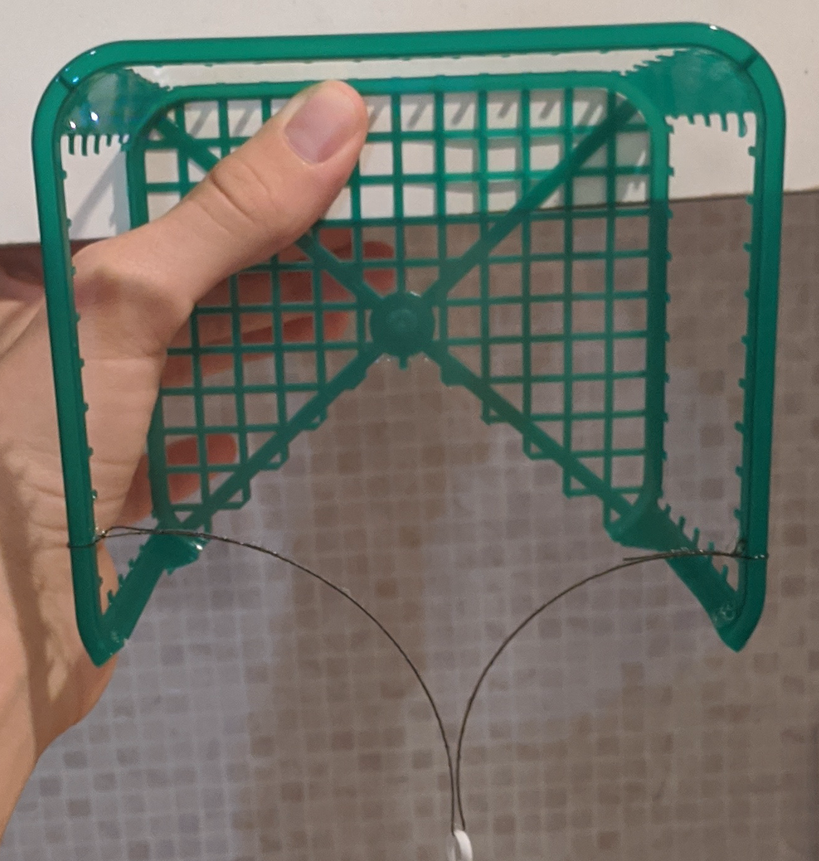
#> input picture cropped photos/01_mw552.9_ms2.48_mp0.525.png, 819 x 861 px, shrunk from 1301 x 1367 before the run; its folder holds only this picture in this run
$ python find_location_of_middle_of_cropped_photos.py
#> lines starting #> are read from the running program, lines starting #| are printed output that depends on the picture
import matplotlib.pyplot as plt
import os
import numpy as np
from scipy.signal import correlate
from scipy.ndimage import gaussian_filter
import tqdm

# I cropped the photos without writing down the location of the cropped photo in the origenal photo. so this script uses cross corelation in order to
# locate all the cropped photos in the origenal photos and writes down the locations. - runtime : around 40 minuets

b_overwrite_old = False

def to_file_format(points_arr):
    return "\n".join([", ".join(map(str, b)) for b in points_arr])


def calculate_normalised_crosscorrelation(document_image,char_image):
    document_image = document_image - np.mean(document_image)
    char_image = char_image - np.mean(char_image)
    crcr = correlate(document_image, char_image, mode="same")
    norm = correlate(document_image**2, char_image*0 + 1, mode="same")**0.5
    fitv = crcr/norm
    return fitv

for fn in tqdm.tqdm(sorted(os.listdir())):
    fn_no_extention = os.path.splitext(os.path.split(fn)[1])[0]
    if os.path.splitext(fn)[1] != ".png":
        continue
    data_cropped = plt.imread(fn)
#> data_cropped is the input picture: shape (861, 819, 4) float32; mean R, G, B, A 0.44, 0.444, 0.408, 1
    data_full = plt.imread(os.path.join("../labled photos",fn_no_extention + ".jpg"))
    crop_origin_f_name = os.path.join(os.path.dirname(fn), fn_no_extention + "crop_origin_data.txt")
    if os.path.exists(crop_origin_f_name) and not b_overwrite_old:
        continue

    ccr_r = calculate_normalised_crosscorrelation(data_full[:, :, 0], data_cropped[:, :, 0])
#> in calculate_normalised_crosscorrelation, `norm = correlate(document_image**2, char_image*0 + 1, mode="same")**0.5`:
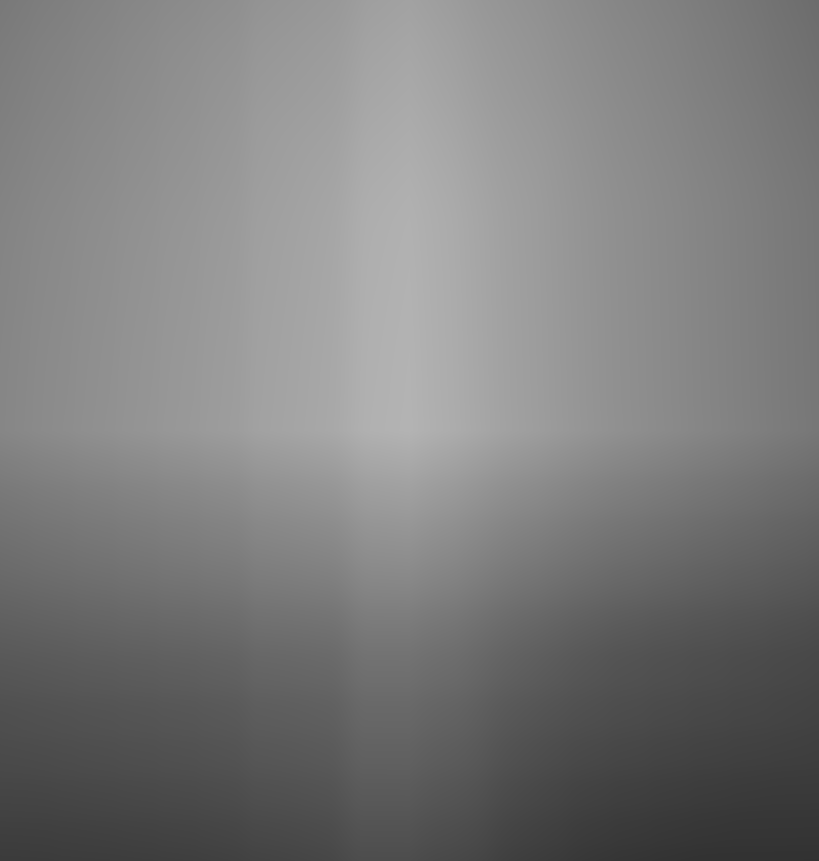
#> norm: shape (861, 819) float32; min 49.8, max 179.7, mean 124.5
    ccr_g = calculate_normalised_crosscorrelation(data_full[:, :, 1], data_cropped[:, :, 1])
#> in calculate_normalised_crosscorrelation (call 2), `document_image = document_image - np.mean(document_image)`:
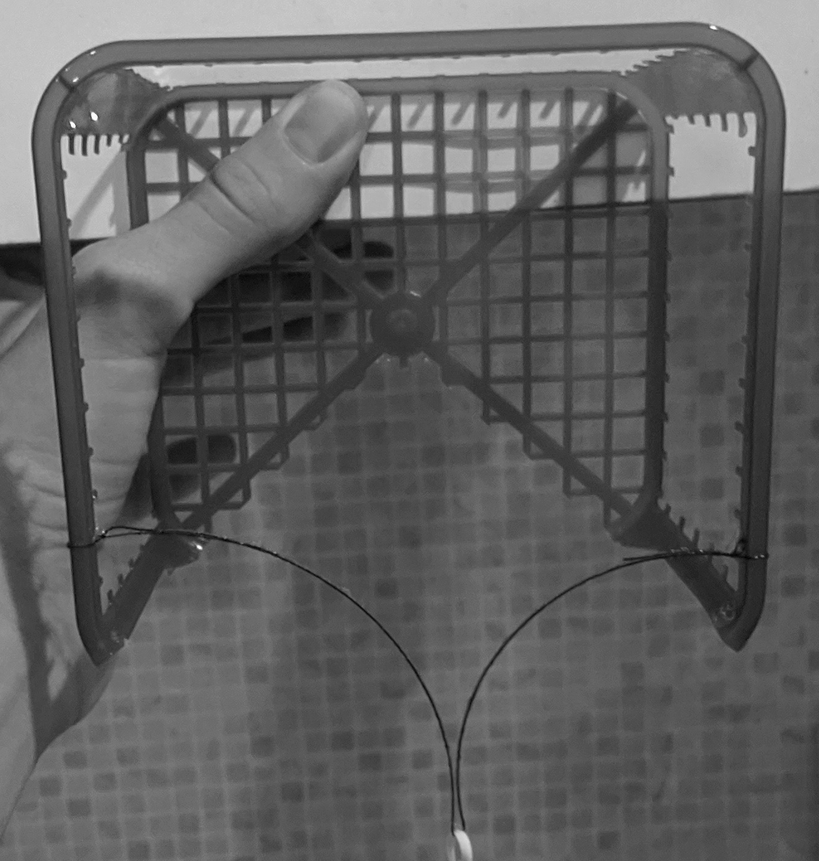
#> document_image: shape (861, 819) float32; min -0.338, max 0.556, mean -3.12e-08; drawn with min black and max white
#> in calculate_normalised_crosscorrelation (call 2), `crcr = correlate(document_image, char_image, mode="same")`:
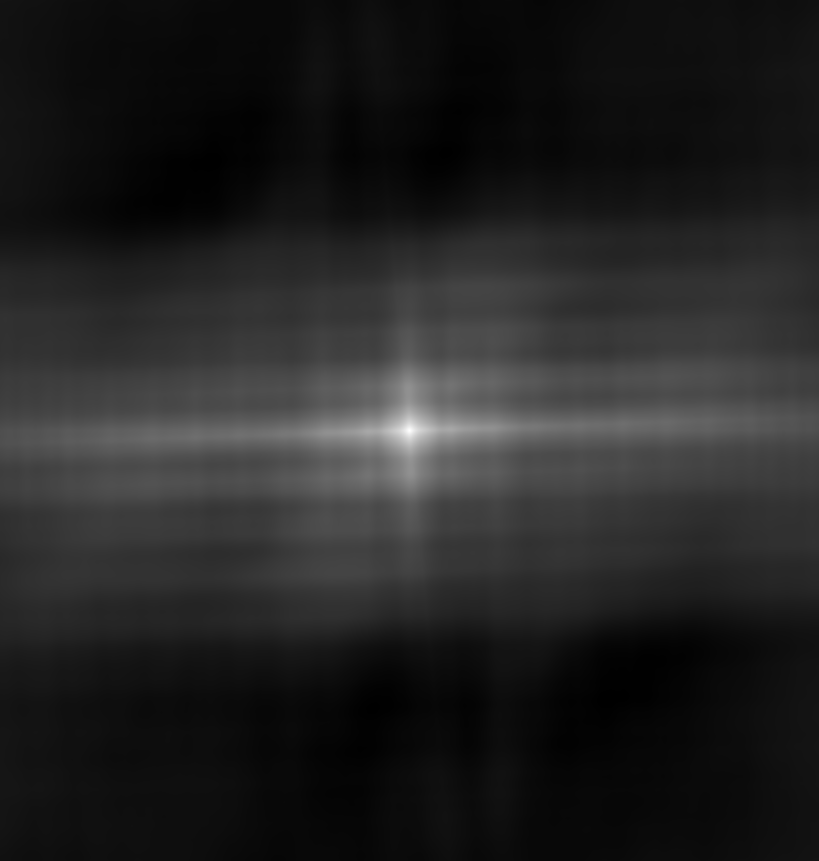
#> crcr: shape (861, 819) float32; min -1517.2, max 12380.1, mean 414.5; drawn with min black and max white
#> in calculate_normalised_crosscorrelation (call 2), `norm = correlate(document_image**2, char_image*0 + 1, mode="same")**0.5`:
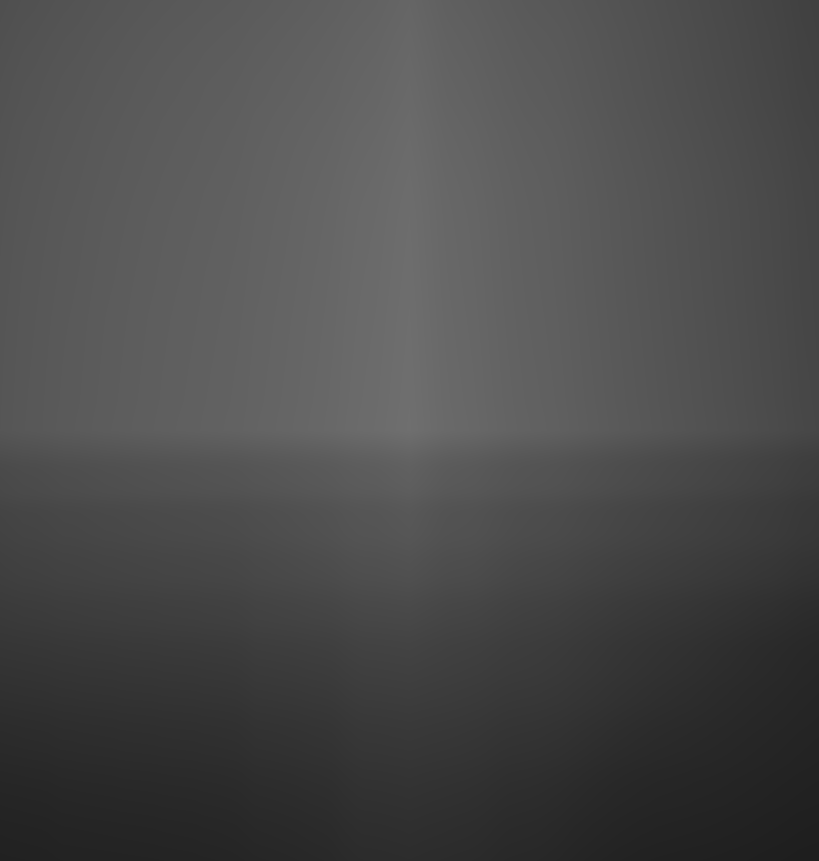
#> norm: shape (861, 819) float32; min 29.95, max 111.3, mean 75.5
#> in calculate_normalised_crosscorrelation (call 2), `fitv = crcr/norm`:
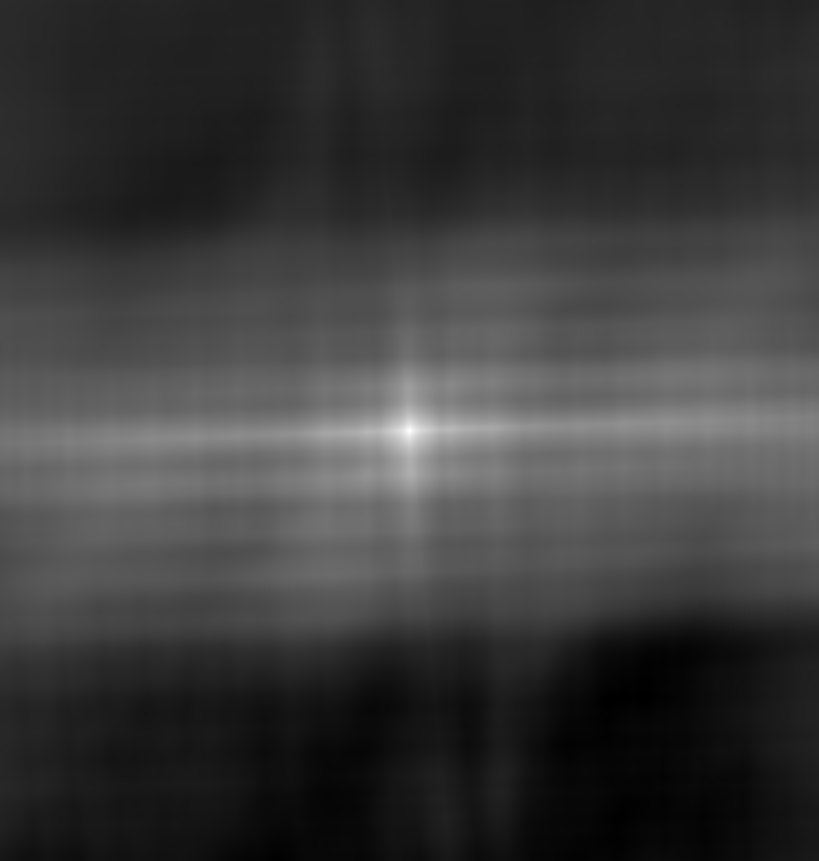
#> fitv: shape (861, 819) float32; min -30.14, max 111.3, mean 2.6; drawn with min black and max white
    ccr_b = calculate_normalised_crosscorrelation(data_full[:, :, 2], data_cropped[:, :, 2])
    ccr = ccr_r + ccr_g + ccr_b
    ccr = ccr - gaussian_filter(ccr, 50)
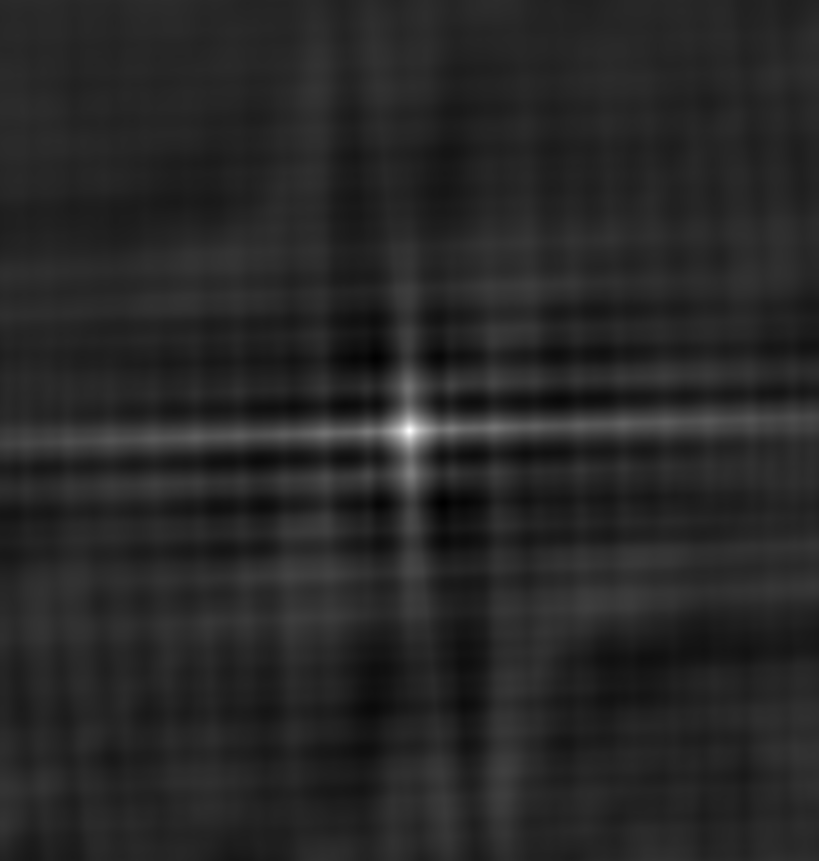
#> ccr: shape (861, 819) float32; min -50.26, max 279.3, mean 0; drawn with min black and max white

    origin_point = np.unravel_index(np.argmax(ccr),ccr.shape)
#> origin_point = (430, 409)

    b_plot = False
    if b_plot:
        plt.figure()
        plt.imshow(data_full, alpha=0.4)
        xlim, ylim = plt.xlim(), plt.ylim()
        plt.imshow(data_cropped, alpha=0.4,
                   extent=[origin_point[1] - data_cropped.shape[1] / 2, origin_point[1] + data_cropped.shape[1] / 2,
                           origin_point[0] + data_cropped.shape[0] / 2, origin_point[0] - data_cropped.shape[0] / 2])
        plt.xlim(xlim), plt.ylim(ylim)

    origin_point = [origin_point[1],origin_point[0]]
#> origin_point = [409, 430]


    with open(crop_origin_f_name,"w+") as out_file:
        str_to_print_to_file = to_file_format([origin_point])
#> str_to_print_to_file = '409, 430'
        print("writing to file:\n" + str_to_print_to_file)
#| writing to file:
#| 409, 430
        out_file.write(str_to_print_to_file)
